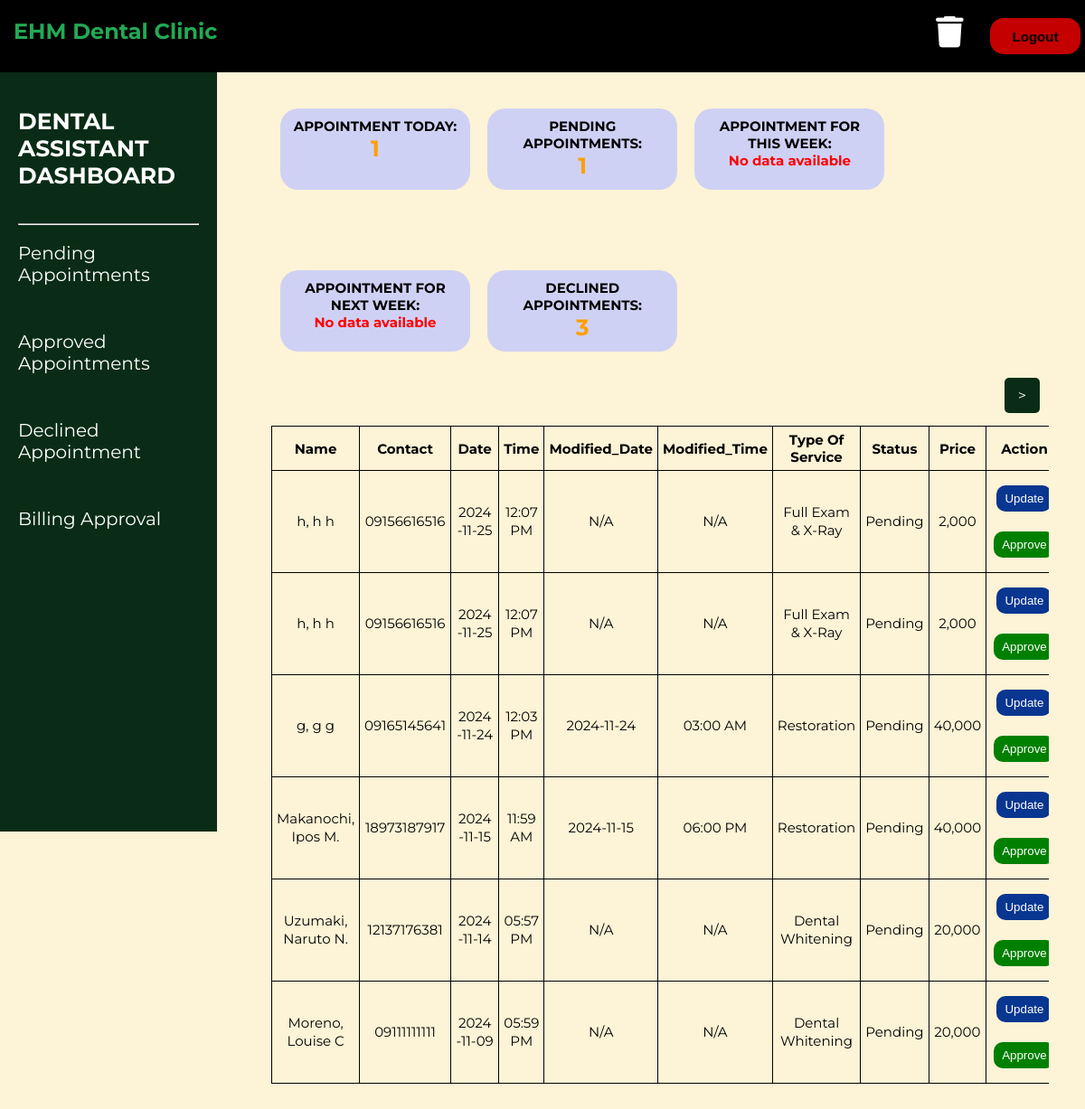
Screenshot of /DENTAL_ASSISTANT/billing.php (signed in) with the database file from the repository.
### tables this page shows
CREATE TABLE `tbl_archives` (
  `id` int(11) NOT NULL,
  `name` int(255) NOT NULL,
  `contact` varchar(11) NOT NULL,
  `date` date NOT NULL,
  `time` time NOT NULL,
  `modified_date` date DEFAULT NULL,
  `modified_time` time DEFAULT NULL,
  `modified_by` int(3) DEFAULT NULL,
  `service_type` int(11) NOT NULL,
  `additional_service_type` int(11) DEFAULT NULL,
  `recommendation` text DEFAULT NULL,
  `status` int(4) DEFAULT 4,
  `price` decimal(10,2) NOT NULL,
  `completion` enum('1','2','3') NOT NULL DEFAULT '1'
);

CREATE TABLE `tbl_patient` (
  `id` int(11) NOT NULL,
  `first_name` varchar(30) NOT NULL,
  `middle_name` varchar(2) DEFAULT NULL,
  `last_name` varchar(20) NOT NULL
);

CREATE TABLE `tbl_service_type` (
  `id` int(11) NOT NULL,
  `service_type` varchar(50) NOT NULL,
  `price` decimal(10,2) NOT NULL
);

### DENTAL_ASSISTANT/billing.php (the view, shortened to what this page needs)
<!DOCTYPE html>
<html lang="en">
<head>
    <link rel="stylesheet" href="dental_assistant.css">
    <link rel="stylesheet" href="https://cdnjs.cloudflare.com/ajax/libs/font-awesome/6.6.0/css/all.min.css"
 />
</head>
<body>
    <nav>
        <a href="../HOME_PAGE/Home_page.php">
            <div class="logo">
                <h1><span>EHM</span> Dental Clinic</h1>
            </div>
        </a>
        <form method="POST" class="s-buttons" action="../logout.php">
            <a href="archives.php"><i class="fas fa-trash trash"></i></a>
            <button type="submit" class="logout-button">Logout</button>
        </form>
    </nav>
    <aside class="sidebar">
        <ul>
            <br>
            <a class="active" href="dental_assistant_dashboard.php">
                <h3>DENTAL ASSISTANT<br>DASHBOARD</h3>
            </a>
            <br>
            <br>
            <hr>
            <br>
            <li><a href="pending.php">Pending Appointments</a></a></li>
            <li><a href="appointments.php">Approved Appointments</a></li>
            <li><a href="declined.php">Declined Appointment</a></li>
            <li><a href="billing.php">Billing Approval</a></li>
        </ul>
    </aside>
    <div class="top">
        <div class="content-box">
            <div class="round-box">
                <p>APPOINTMENT TODAY:</p>
                <?php
                include("../dbcon.php");
                $sql_today = "SELECT COUNT(*) as total_appointments_today
                              FROM tbl_appointments
                              WHERE (
                                (modified_date IS NOT NULL AND
                                DATE(modified_date) = CURDATE())
                                OR (modified_date IS NULL AND
                                DATE(date) = CURDATE())
                                ) AND status = '3'";
                $result_today = mysqli_query($con, $sql_today);
                $row_today = mysqli_fetch_assoc($result_today);
                $appointments_today = $row_today['total_appointments_today'];
                if ($appointments_today) {
                    echo "<span style='color: #FF9F00; font-weight: bold; font-size: 25px;'>$appointments_today</span>";
                } else {
                    echo "<span style='color: red;'>No data available</span>";
                }
                ?>
            </div>
            <div class="round-box">
                <p>PENDING APPOINTMENTS:</p>
                <?php
                $sql_pending = "SELECT COUNT(*) as total_pending_appointments
                                FROM tbl_appointments
                                WHERE status = '1'";
                $result_pending = mysqli_query($con, $sql_pending);
                $row_pending = mysqli_fetch_assoc($result_pending);
                $pending_appointments = $row_pending['total_pending_appointments'];
                if ($pending_appointments) {
                    echo "<span style='color: #FF9F00; font-weight: bold; font-size: 25px;'>$pending_appointments</span>";
                } else {
                    echo "<span style='color: red;'>No data available</span>";
                }
                ?>
            </div>
            <div class="round-box">
                <p>APPOINTMENT FOR THIS WEEK:</p>
                <?php
                $sql_week = "SELECT COUNT(*) as total_appointments_week
                 FROM tbl_appointments
                 WHERE (
                    (modified_date IS NOT NULL AND
                     WEEK(DATE(modified_date), 1) = WEEK(CURDATE(), 1) AND DATE(modified_date) != CURDATE())
                    OR
                    (date IS NOT NULL AND
                     WEEK(DATE(date), 1) = WEEK(CURDATE(), 1) AND DATE(date) > CURDATE())
                        )
                 AND status = '3'";
                $result_week = mysqli_query($con, $sql_week);
                $row_week = mysqli_fetch_assoc($result_week);
                $appointments_for_week = $row_week['total_appointments_week'];
                if ($appointments_for_week) {
                    echo "<span style='color: #FF9F00; font-weight: bold; font-size: 25px;'>$appointments_for_week</span>";
                } else {
                    echo "<span style='color: red;'>No data available</span>";
                }
                ?>
            </div>
            <div class="round-box">
                <p>APPOINTMENT FOR NEXT WEEK:</p>
                <?php
                $sql_week = "SELECT COUNT(*) as total_appointments_week
                 FROM tbl_appointments
                 WHERE (
                    (modified_date IS NOT NULL AND
                    WEEK(DATE(modified_date), 1) = WEEK(CURDATE(), 1) + 1 AND DATE(modified_date) != CURDATE())
                    OR
                    (date IS NOT NULL AND
                    WEEK(DATE(date), 1) = WEEK(CURDATE(), 1) + 1 AND DATE(date) > CURDATE())
                    )
                    AND status = '3'";
                $result_week = mysqli_query($con, $sql_week);
                $row_week = mysqli_fetch_assoc($result_week);
                $appointments_for_week = $row_week['total_appointments_week'];
                if ($appointments_for_week) {
                    echo "<span style='color: #FF9F00; font-weight: bold; font-size: 25px;'>$appointments_for_week</span>";
                } else {
                    echo "<span style='color: red;'>No data available</span>";
                }
                ?>
            </div>
            <div class="round-box">
                <p>DECLINED APPOINTMENTS:</p>
                <?php
                $sql_finished = "SELECT COUNT(*) as total_finished_appointments FROM tbl_appointments WHERE status = '2'";
                $result_finished = mysqli_query($con, $sql_finished);
                $row_finished = mysqli_fetch_assoc($result_finished);
                $finished_appointments = $row_finished['total_finished_appointments'];
                if ($finished_appointments) {
                    echo "<span style='color: #FF9F00; font-weight: bold; font-size: 25px;'>$finished_appointments</span>";
                } else {
                    echo "<span style='color: red;'>No data available</span>";
                }
                ?>
            </div>
            <?php
            $resultsPerPage = 6;
            $currentPage = isset($_GET['page']) ? (int) $_GET['page'] : 1;
            $startRow = ($currentPage - 1) * $resultsPerPage;
            $countQuery = "SELECT COUNT(*) as total FROM tbl_archives WHERE completion = 1";
            $countResult = mysqli_query($con, $countQuery);
            $totalCount = mysqli_fetch_assoc($countResult)['total'];
            $totalPages = ceil($totalCount / $resultsPerPage);
            $query = "SELECT a.*,
            s.service_type AS service_name,
            p.first_name, p.middle_name, p.last_name
        FROM tbl_archives a
        JOIN tbl_service_type s ON a.service_type = s.id
        JOIN tbl_patient p ON a.name = p.id
        WHERE a.completion = 1
        ORDER BY a.date DESC, a.time DESC, a.modified_date DESC, a.modified_time DESC
        LIMIT $resultsPerPage OFFSET $startRow";
            $result = mysqli_query($con, $query);
            ?>
            <div class="pagination-container">
                        <?php if ($currentPage < $totalPages): ?>
                            <a href="?page=<?php echo $currentPage + 1; ?>" class="pagination-btn"> > </a>
                        <?php endif; ?>
            </div>
            <table class="table table-bordered">
                <thead>
                    <tr>
                        <th>Name</th>
                        <th>Contact</th>
                        <th>Date</th>
                        <th>Time</th>
                        <th>Modified_Date</th>
                        <th>Modified_Time</th>
                        <th>Type Of Service</th>
                        <th>Status</th>
                        <th>Price</th>
                        <th>Action</th>
                    </tr>
                </thead>
                <tbody>
                    <?php
                    if (mysqli_num_rows($result) > 0) {
                        while ($row = mysqli_fetch_assoc($result)) {
                            $modified_date = (!empty($row['modified_date']) && $row['modified_date'] !== '0000-00-00') ? $row['modified_date'] : 'N/A';
                            $modified_time = (!empty($row['modified_time']) && $row['modified_time'] !== '00:00:00') ? date("h:i A", strtotime($row['modified_time'])) : 'N/A';
                            $dateToDisplay = (!empty($row['date']) && $row['date'] !== '0000-00-00') ? $row['date'] : 'N/A';
                            $timeToDisplay = (!empty($row['time']) && $row['time'] !== '00:00:00') ? date("h:i A", strtotime($row['time'])) : 'N/A';
                            $priceToDisplay = isset($row['price']) ? number_format($row['price']) : 'N/A';
                            $completionStatus = 'Unknown';
                            if (isset($row['completion'])) {
                                switch ($row['completion']) {
                                    case '1':
                                        $completionStatus = 'Pending';
                                        break;
                                }
                            }
                            echo "<tr>
            <td>{$row['last_name']}, {$row['first_name']} {$row['middle_name']}</td>
            <td>{$row['contact']}</td>
            <td>{$dateToDisplay}</td>
            <td>{$timeToDisplay}</td>
            <td>{$modified_date}</td>
            <td>{$modified_time}</td>
            <td>{$row['service_name']}</td>
            <td>{$completionStatus}</td>
            <td>{$priceToDisplay}</td>
            <td>
        <button type='button' onclick='openFinishModal({$row['id']}, \"{$row['first_name']}\", \"{$row['middle_name']}\", \"{$row['last_name']}\", \"{$row['contact']}\", \"{$dateToDisplay}\", \"{$timeToDisplay}\", \"{$row['service_name']}\")'
                        style='background-color:#083690; color:white; border:none; padding:7px 9px; border-radius:10px; margin:11px 3px; cursor:pointer;'>Update</button>
                        <form method='POST' action='' style='display:inline;'>
                            <input type='hidden' name='id' value='{$row['id']}'>
                        </form>";
                            if ($row['status'] != 'Approve') {
                                echo "<form method='POST' action='' style='display:inline;'>
                                <input type='hidden' name='id' value='{$row['id']}'>
                                <input type='submit' name='approve' value='Approve'
                                style='background-color:green; color:white; border:none;  padding:7px 9px; border-radius:10px; margin:11px 3px; cursor:pointer;'>
                            </form>";
                            }
                            echo "</td></tr>";
                        }
                    } else {
                        echo "<tr><td colspan='8'>No records found</td></tr>";
                    }
                    ?>
                </tbody>
            </table>
            <br><br>
        </div>
</body>
</html>

### DENTAL_ASSISTANT/dental_assistant.css (style rules this page uses)
* { margin: 0%; padding: 0%; text-decoration: none; overflow: auto; }
body { background-color: #FDF3D6; font-family: "Montserrat", sans-serif; }
nav { height: 80px; width: 100%; background-color: #000000; position: fixed; overflow: hidden; z-index: 1000; }
nav .logo { float: left; margin: 0px 15px; color: #22AA54; line-height: 70px; transition: transform 0.3s ease-in-out; }
.s-buttons { display: flex; justify-content: flex-end; align-items: center; margin: 18px 5px; gap: 10px; }
.logout-button { width: 100px; height: 40px; font-size: 15px; font-weight: bold; background-color: rgb(196, 0, 0); color: black; cursor: pointer; border: #ff0000; border-radius: 15px; transition: transform 0.3s; }
.trash { width: 50px; height: 40px; font-size: 35px; font-weight: bold; color: white; cursor: pointer; transition: transform 0.3s; }
.sidebar { position: fixed; top: 80px; width: 200px; height: 100vh; background-color: #0A2C16; color: white; padding: 20px; }
.sidebar h3 { font-size: 25px; color: #ffff; text-shadow: none; }
.sidebar ul { list-style: none; padding: 0; }
.sidebar li { margin-bottom: 50px; font-size: 20px; }
.sidebar a { text-decoration: none; color: white; }
hr { color: black; font-weight: 2px; }
.top { margin-left: 300px; margin-right: 40px; }
.content-box { margin-top: 50px; word-wrap: break-word; overflow-wrap: break-word; justify-content: space-between; }
.round-box { width: 190px; height: 70px; border-radius: 20px; padding: 10px; font-size: 15px; font-weight: bold; text-align: center; display: inline-block; background-color: #CFD1F4; margin: 70px 5px 15px 10px; }
a.active, a:hover { color: #FF9F00; text-shadow: 0px 0px 9px #FF9F00; transition: color .3s, text-shadow .3s; }
table, th, td { font-size: 15px; border: 1px solid black; background-color: #FDF3D6; border-collapse: collapse; text-align: center; padding: 5px; }
table { width: 100%; }
td { line-height: 20px; font: clam(); }
.pagination-btn { display: inline-block; padding: 10px 15px; margin: 10px; border: none; border-radius: 5px; background-color: #0A2C16; color: white; text-decoration: none; transition: background-color 0.3s; }
.pagination-container { text-align: right; }

### rows the page displays
tbl_archives: tbl_patient.last_name "h", tbl_patient.first_name "h", tbl_patient.middle_name "h", contact "09156616516", date "2024-11-25", time "12:07 PM", modified_date "N/A", modified_time "N/A", tbl_service_type.service_type "Full Exam & X-Ray", completion "Pending", price "2,000"
tbl_archives: tbl_patient.last_name "h", tbl_patient.first_name "h", tbl_patient.middle_name "h", contact "09156616516", date "2024-11-25", time "12:07 PM", modified_date "N/A", modified_time "N/A", tbl_service_type.service_type "Full Exam & X-Ray", completion "Pending", price "2,000"
tbl_archives: tbl_patient.last_name "g", tbl_patient.first_name "g", tbl_patient.middle_name "g", contact "09165145641", date "2024-11-24", time "12:03 PM", modified_date "2024-11-24", modified_time "03:00 AM", tbl_service_type.service_type "Restoration", completion "Pending", price "40,000"
tbl_archives: tbl_patient.last_name "Makanochi", tbl_patient.first_name "Ipos", tbl_patient.middle_name "M.", contact "18973187917", date "2024-11-15", time "11:59 AM", modified_date "2024-11-15", modified_time "06:00 PM", tbl_service_type.service_type "Restoration", completion "Pending", price "40,000"
tbl_archives: tbl_patient.last_name "Uzumaki", tbl_patient.first_name "Naruto", tbl_patient.middle_name "N.", contact "12137176381", date "2024-11-14", time "05:57 PM", modified_date "N/A", modified_time "N/A", tbl_service_type.service_type "Dental Whitening", completion "Pending", price "20,000"
tbl_archives: tbl_patient.last_name "Moreno", tbl_patient.first_name "Louise", tbl_patient.middle_name "C", contact "09111111111", date "2024-11-09", time "05:59 PM", modified_date "N/A", modified_time "N/A", tbl_service_type.service_type "Dental Whitening", completion "Pending", price "20,000"

### other values shown
$appointments_today "1"
$pending_appointments "1"
$finished_appointments "3"
